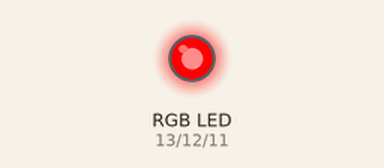
Recording of a sketch running on a simulated Arduino Uno, built with avr-gcc and run on an emulated ATmega328P. Parts: an RGB LED mixed from three pins (HIGH = lit). What the sketch prints to the serial monitor is not drawn.

Above: at 0.1 s.
At 3.1 s:
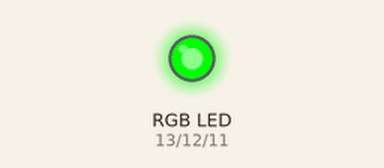
At 4.3 s:
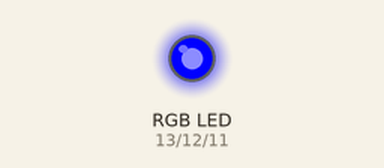
At 6.0 s:
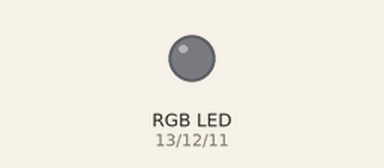
Timing chart, 0 to 7.5 s (numbered marks = the images above):
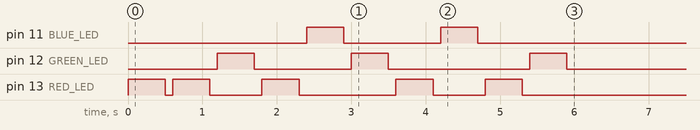

The sketch:

ENCE_3210_Lab_1_P4.ino
```cpp
/*
 *
 * Kevin Granillo
 * January 16, 2025
 *
 * This program reads an array filled with R, G, and B, and turns on the red, green, or blue LEDs corresponding to the letters
 * It also counts the amount of occurences for each letter and prints them
 *
 *
 */
const char Red = 'R'; // Characters are defined
const char Blue = 'B';
const char Green = 'G';
char charArray[10] = {'R','R','G','R','B','G','R','B','R','G'}; // Array of letters is defined
#define RED_LED 13 // LED pins are defined
#define GREEN_LED 12
#define BLUE_LED 11
long RED_counter = 0; // RGB counters are defined
long BLUE_counter = 0;
long GREEN_counter = 0;
long charArray_length = 10; // Array length is defined

void setup() {
  // put your setup code here, to run once:
  Serial.begin(9600);
  pinMode(RED_LED, OUTPUT); // LEDs are set as outputs
  pinMode(GREEN_LED, OUTPUT);
  pinMode(BLUE_LED, OUTPUT);
  digitalWrite(RED_LED,LOW); // All LEDs are turned off
  digitalWrite(GREEN_LED,LOW);
  digitalWrite(BLUE_LED,LOW);

  for(int i=0;i<charArray_length;i++){ // For loop that itterates the array
    if(charArray[i]== Red){ // If "R" red counter goes up by 1, and Red LED turns on
      RED_counter++;
      digitalWrite(RED_LED, HIGH);
      delay(500);
      digitalWrite(RED_LED,LOW);
      delay(100);
    } else if(charArray[i] == Blue){ // If "B" blue counter goes up by 1, and blue LED turns on
      BLUE_counter++;
      digitalWrite(BLUE_LED,HIGH);
      delay(500);
      digitalWrite(BLUE_LED,LOW);
      delay(100);
    } else if(charArray[i] == Green){ // If "G" green counter goes up by 1, and green LED turns on
      GREEN_counter++;
      digitalWrite(GREEN_LED,HIGH);
      delay(500);
      digitalWrite(GREEN_LED,LOW);
      delay(100);
    }

  }
  Serial.println("Red Counter: "); // Counters are printed
  Serial.println(RED_counter);
  Serial.println("Green Counter: ");
  Serial.println(GREEN_counter);
  Serial.println("Blue Counter: ");
  Serial.println(BLUE_counter);

}

void loop() {
  // put your main code here, to run repeatedly:

}
```
